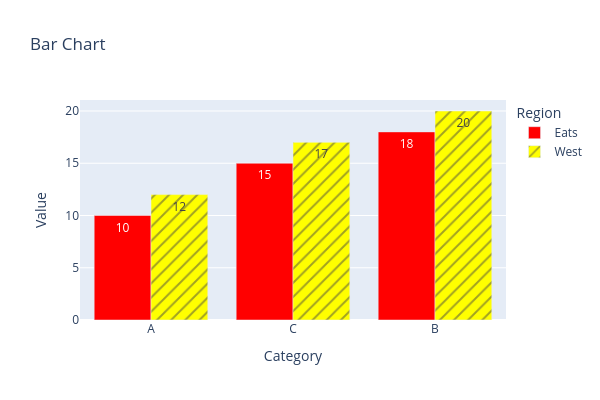

Write notebook code for a chart like this one.
### Code cell
import plotly.express as px
import pandas as pd

data = {'Category': ['A',"B",'C','A',"B",'C'],
       'Value':[10,20,15,12,18,17],
       'Region':['Eats', 'West','Eats', 'West','Eats', 'West'],
       'Details':['Info1','Info2','Info3','Info4','Info5','Info6']}

df = pd.DataFrame(data)

fig=px.bar(df,
          x='Category',
          y='Value',
          title='Bar Chart',
          orientation='v',
          height=400,
          width=600,
          barmode='group',
          hover_data=['Details'],
          pattern_shape='Region',
          text_auto=True,
          color_discrete_map={'Eats':'red', 'Wst':'green'},
          color_discrete_sequence = ['yellow'],
          color='Region',
          )
fig.show()

### Figure 1 — Plotly figure (JSON) as saved in the notebook; plotly's stock layout.template omitted (floating-point values rounded to 4 significant figures)
{"data": [{"alignmentgroup": "True", "customdata": [["Info1"], ["Info3"], ["Info5"]], "hovertemplate": "Region=Eats<br>Category=%{x}<br>Value=%{y}<br>Details=%{customdata[0]}<extra></extra>", "legendgroup": "Eats", "marker": {"color": "red", "pattern": {"shape": ""}}, "name": "Eats", "offsetgroup": "Eats", "orientation": "v", "showlegend": true, "textposition": "auto", "texttemplate": "%{y}", "type": "bar", "x": ["A", "C", "B"], "xaxis": "x", "y": [10, 15, 18], "yaxis": "y"}, {"alignmentgroup": "True", "customdata": [["Info2"], ["Info4"], ["Info6"]], "hovertemplate": "Region=West<br>Category=%{x}<br>Value=%{y}<br>Details=%{customdata[0]}<extra></extra>", "legendgroup": "West", "marker": {"color": "yellow", "pattern": {"shape": "/"}}, "name": "West", "offsetgroup": "West", "orientation": "v", "showlegend": true, "textposition": "auto", "texttemplate": "%{y}", "type": "bar", "x": ["B", "A", "C"], "xaxis": "x", "y": [20, 12, 17], "yaxis": "y"}], "layout": {"barmode": "group", "height": 400, "legend": {"title": {"text": "Region"}, "tracegroupgap": 0}, "title": {"text": "Bar Chart"}, "width": 600, "xaxis": {"anchor": "y", "domain": [0, 1], "title": {"text": "Category"}}, "yaxis": {"anchor": "x", "domain": [0, 1], "title": {"text": "Value"}}}}
